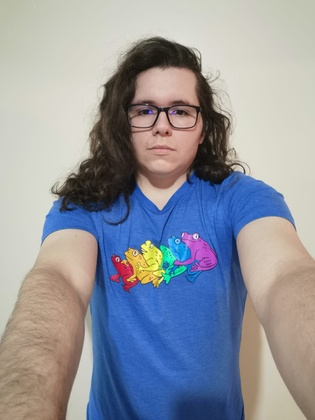
%> input picture Tarea 3/Parte 1/Kenneth.jpg, 315 x 420 px, shrunk from 1200 x 1600 before the run
$ octave SelectiveColor_Test.m   (GNU Octave 9; MATLAB toolbox functions it lacks are replaced by stand-ins)
%> lines starting %> are read from the running program, lines starting %| are printed output that depends on the picture; in (x1, y1, x2, y2) boxes, pixels count from 0 and x2, y2 are one past the last pixel; in counts of white or black regions, pixels touching at a corner belong together; the program's own positions count from 1
%> further down, B is the input picture: size 420x315x3 uint8; mean R, G, B 146.2, 149.3, 158.1
### Tarea 3/Parte 1/SelectiveColor.m
function R = SelectiveColor(A)
  hsvImage = rgb2hsv(A);         % Convert the image to HSV space
%> hsvImage: size 420x315x3 double; mean H, S, V 0.263, 0.305, 0.694
  hPlane = 360.*hsvImage(:, :, 1);  % Get the hue plane scaled from 0 to 360
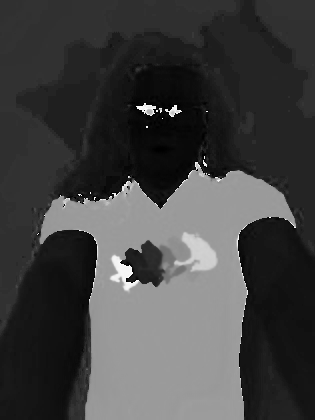
%> hPlane: size 420x315 double; min 0, max 359.5, mean 94.6; drawn with min black and max white
  sPlane = hsvImage(:, :, 2);        % Get the saturation plane
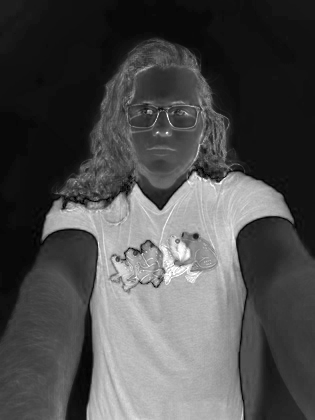
%> sPlane: size 420x315 double; min 0, max 1, mean 0.305
  nonColorIndex1 = (hPlane > 270) & ...  % Select "non-color selected" pixels
                (hPlane <= 360);
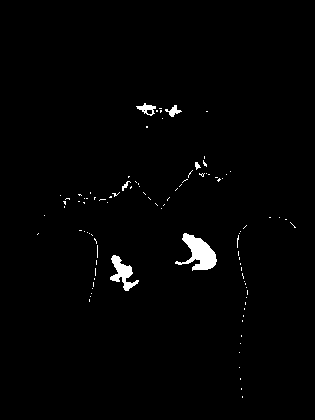
%> nonColorIndex1: size 420x315 logical; 1.3% white; 98 white regions (92 under 20 px), largest, box (x1, y1, x2, y2) and area: (175, 233, 217, 271) 766, (110, 255, 139, 291) 429, (136, 103, 156, 116) 117, (165, 105, 182, 117) 87, (122, 181, 131, 191) 32, (195, 162, 201, 170) 28
  sPlane(nonColorIndex1) = 0;
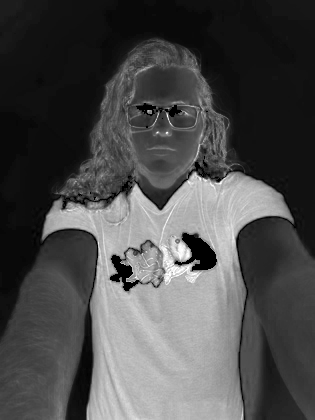
%> sPlane: size 420x315 double; 1.34% of pixels changed, all inside (x1, y1, x2, y2) = (37, 103, 296, 398)
  hsvImage(:, :, 2) = sPlane;        % Update the saturation plane
%> hsvImage: size 420x315x3 double; mean H, S, V 0.263, 0.299, 0.694
  nonColorIndex2 = (hPlane >= 0) & ...  % Select "non-color selected" pixels
                (hPlane < 180);
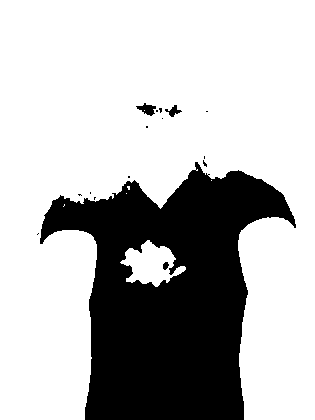
%> nonColorIndex2: size 420x315 logical; 71.9% white; 16 black regions (12 under 20 px), largest, box (x1, y1, x2, y2) and area: (40, 162, 296, 420) 36810, (136, 103, 156, 116) 136, (165, 105, 182, 117) 87, (163, 262, 169, 270) 35
  sPlane(nonColorIndex2) = 0;          % Set the selected pixel saturations to 0
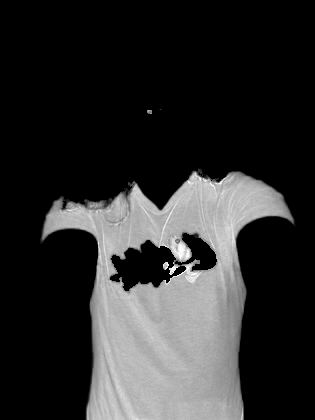
%> sPlane: size 420x315 double; min 0, max 1, mean 0.179
  hsvImage(:, :, 2) = sPlane;        % Update the saturation plane
%> hsvImage: size 420x315x3 double; mean H, S, V 0.263, 0.179, 0.694
  R = hsv2rgb(hsvImage);      % Convert the image back to RGB space
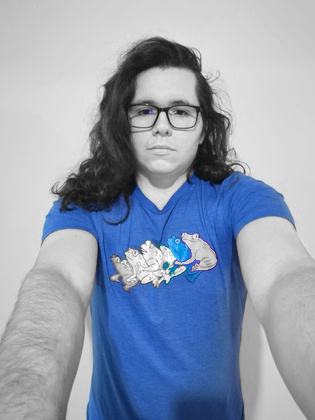
%> R: size 420x315x3 double; mean R, G, B 0.577, 0.62, 0.694
endfunction


%https://stackoverflow.com/questions/4063965/how-can-i-convert-an-rgb-image-to-grayscale-but-keep-one-color

### Tarea 3/Parte 1/SelectiveColor_Test.m
clc;
clear;
close all;
pkg load image;
pkg load video;

%%%% SelectiveColor %%%%
B = imread('Kenneth.jpg');
%Get the image in grayscale only with the choosed color
D = SelectiveColor(B);
subplot(1,2,1);
imshow(B);
title("Imagen Original");
subplot(1,2,2);
imshow(D);
title("Color Resaltado");
